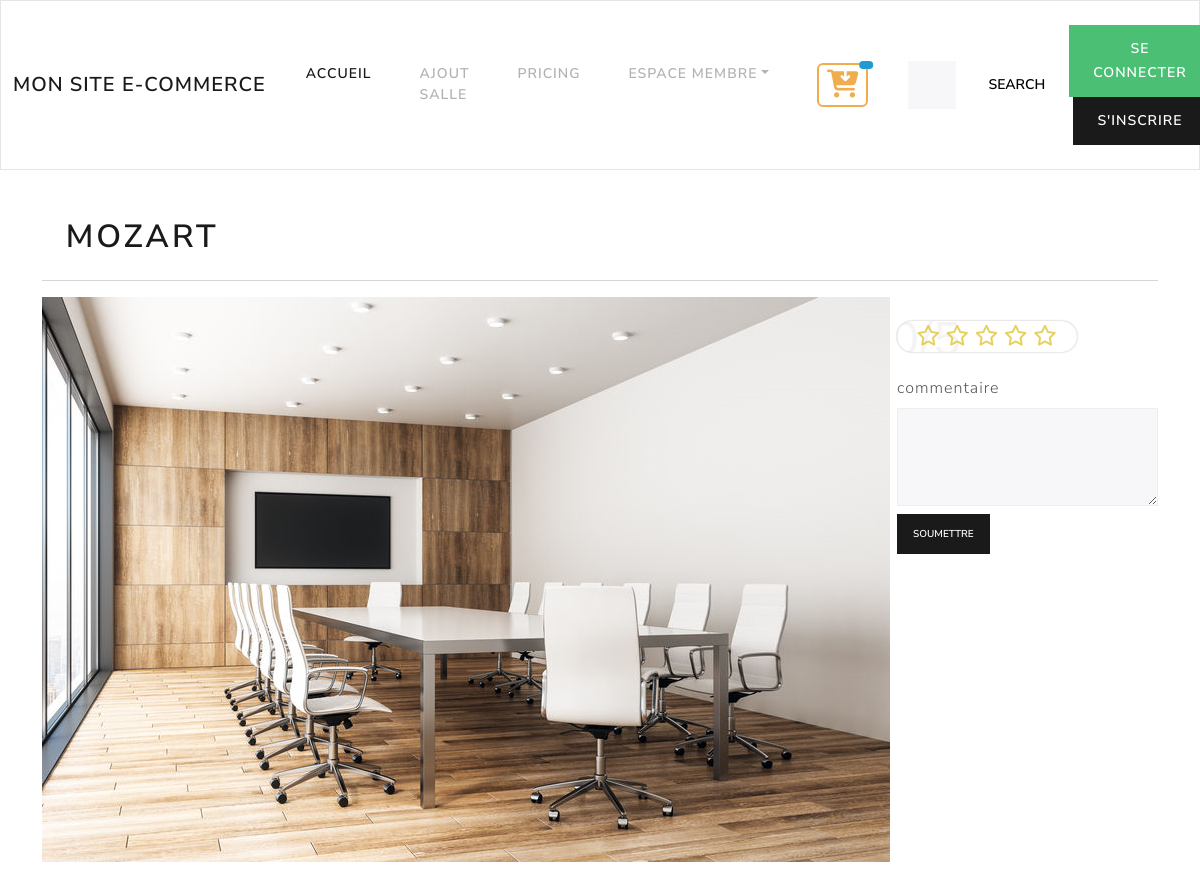
The app's page /avis.php?id=15 with its own data.
### tables this page shows
CREATE TABLE `produit` (
  `id_produit` int(3) NOT NULL,
  `id_salle` int(3) NOT NULL,
  `date_arrivee` datetime NOT NULL,
  `date_depart` datetime NOT NULL,
  `prix` int(3) NOT NULL,
  `etat` enum('libre','reservation') NOT NULL
);

CREATE TABLE `salle` (
  `id_salle` int(3) NOT NULL,
  `titre` varchar(200) NOT NULL,
  `description` text NOT NULL,
  `photo` varchar(200) NOT NULL,
  `pays` varchar(20) NOT NULL,
  `ville` varchar(20) NOT NULL,
  `adresse` varchar(50) NOT NULL,
  `cp` int(5) NOT NULL,
  `capacite` int(3) NOT NULL,
  `categorie` enum('réunion','bureau','formation') NOT NULL
);

### inc/init.php (called while the page is built, shortened)
<?php
$pdo = new PDO('mysql:host=localhost;dbname=lokisalle', 'root', 'root', array(PDO::ATTR_ERRMODE => PDO::ERRMODE_WARNING, PDO::MYSQL_ATTR_INIT_COMMAND => 'SET NAMES utf8'));
function executeRequete($requete, $param = array())
{
    foreach ($param as $marqueur => $valeur) {
               $param[$marqueur] = htmlspecialchars($valeur);
    }
    global $pdo;
    $resultat = $pdo->prepare($requete);
    $success = $resultat->execute($param);
    if ($success) {
         return $resultat;
    } else {
        return false;
    }
}

### avis.php (the view, shortened to what this page needs)
<?php  require_once 'inc/header.php';
if (isset($_GET['id'])){
$req=executeRequete("SELECT p.*, s.* FROM produit p INNER JOIN salle s ON p.id_salle=s.id_salle WHERE id_produit=:id", array(
    ':id'=>$_GET['id']
));
$produit= $req->fetch(PDO::FETCH_ASSOC);
}
?>
    <div class="row justify-content-around">
        <div class="col-md-10"><h1><?=  $produit['titre'] ; ?></h1></div>
        <div class="col-md-1"></div>
    </div>
    <hr>
    <div class="row justify-content-around mb-4">
        <div class="col-md-9">
            <img src="<?=  $produit['photo'] ; ?>" alt="">
        </div>
        <div class="col-md-3">
            <form class="mt-4" action="" method='post'>
                <div class="rating">
                    <span class="rating__result"></span>
                    <i class="rating__star far fa-star"></i>
                    <i class="rating__star far fa-star"></i>
                    <i class="rating__star far fa-star"></i>
                    <i class="rating__star far fa-star"></i>
                    <i class="rating__star far fa-star"></i>
                </div>
                <div class="form-group">
                    <label for="exampleTextarea" class="form-label mt-4">commentaire</label>
                    <textarea class="form-control border" name="commentaire" id="exampleTextarea" rows="3"></textarea>
                </div>
                <button type="submit" class="btn mt-2 btn-sm btn-primary">Soumettre</button>
            </form>
        </div>
    </div>
<?php  require_once 'inc/footer.php'; ?>

### avis.php (style rules this page uses)
.rating { position: relative; width: 180px; background: transparent; display: flex; justify-content: center; align-items: center; gap: 0.3em; padding: 5px; overflow: hidden; border-radius: 20px; box-shadow: 0 0 2px #b3acac; }
.rating__result { position: absolute; top: 0; left: 0; transform: translateY(-10px) translateX(-5px); z-index: -9; font: 3em Arial, Helvetica, sans-serif; color: #ebebeb8e; pointer-events: none; }
.rating__star { font-size: 1.3em; cursor: pointer; color: #dabd18b2; transition: filter linear 0.3s; }

### records on screen
produit: id_salle.titre "MOZART", id_salle.photo (picture)
